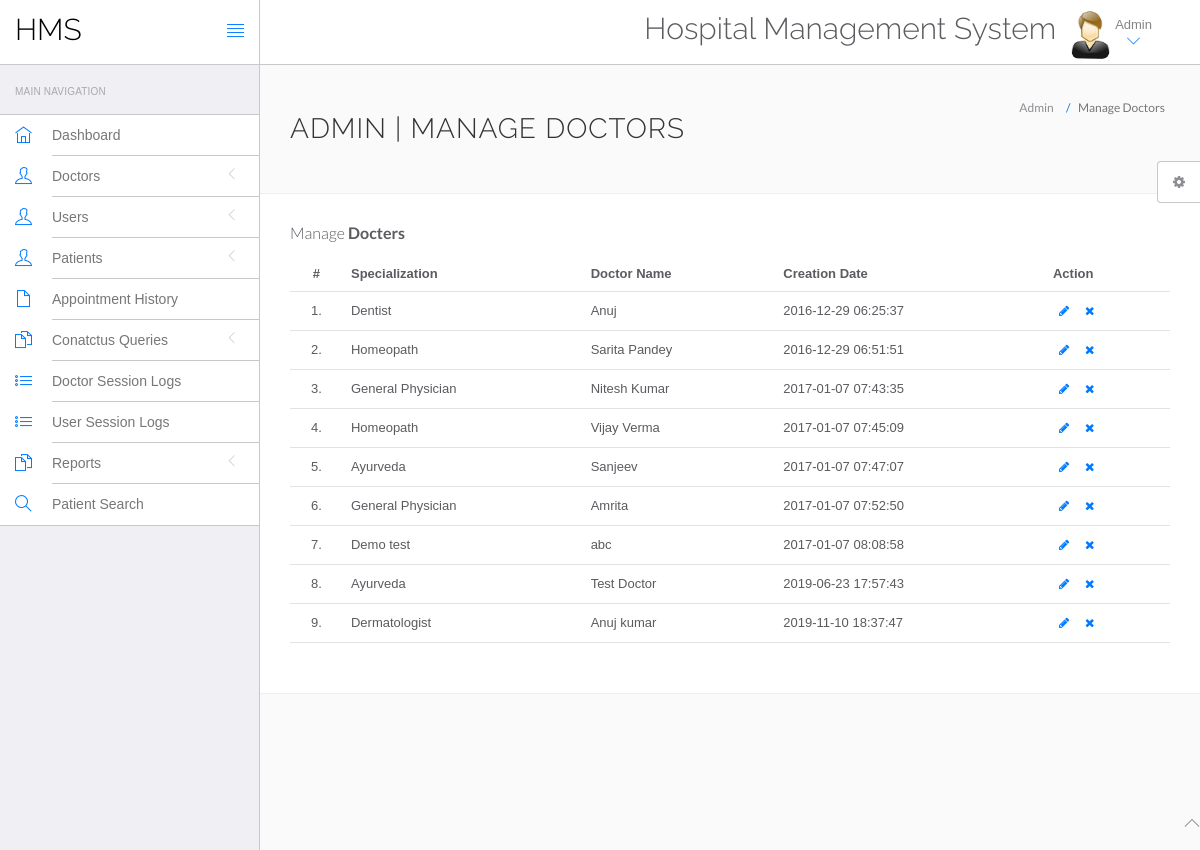
Before: /hospital/hms/admin/manage-doctors.php (signed in) with the older database file.
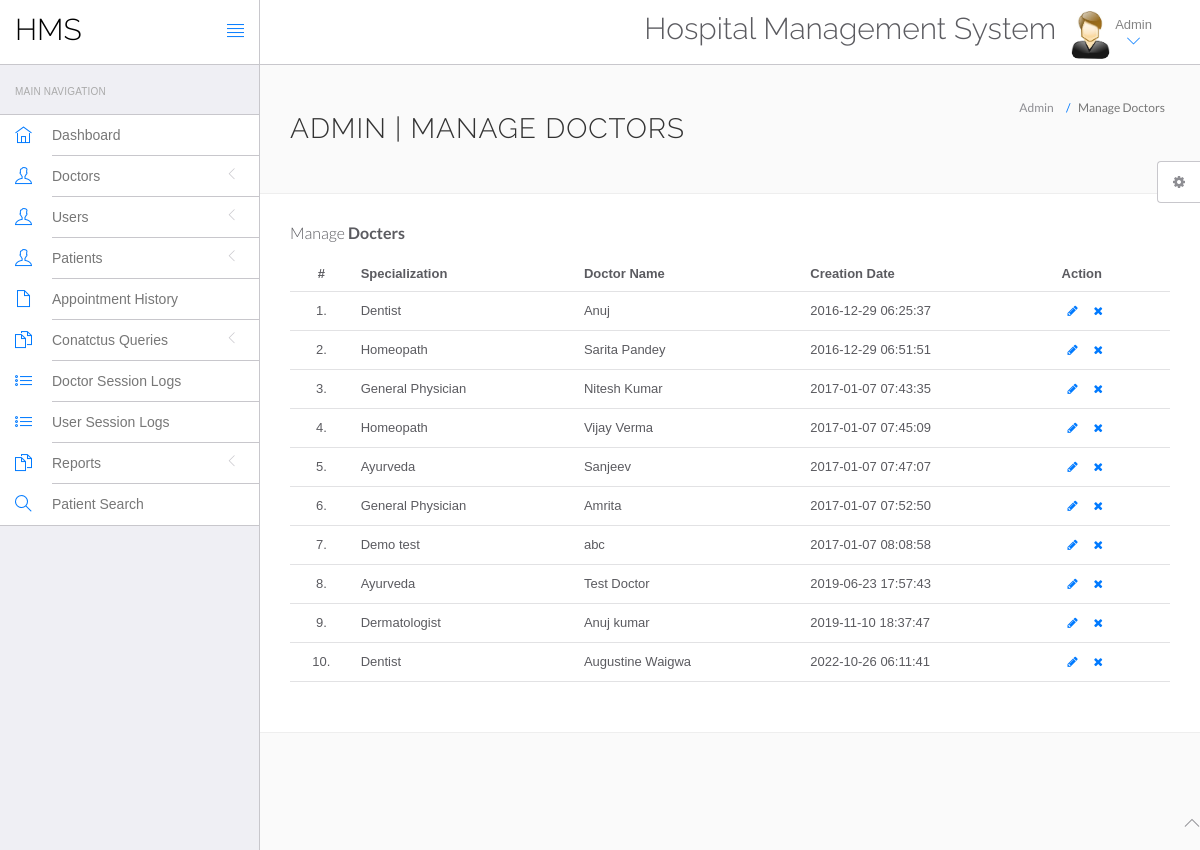
After: the same page with the newer database file.
### tables this page shows
CREATE TABLE `doctors` (
  `id` int(11) NOT NULL,
  `specilization` varchar(255) DEFAULT NULL,
  `doctorName` varchar(255) DEFAULT NULL,
  `address` longtext DEFAULT NULL,
  `docFees` varchar(255) DEFAULT NULL,
  `contactno` bigint(11) DEFAULT NULL,
  `docEmail` varchar(255) DEFAULT NULL,
  `password` varchar(255) DEFAULT NULL,
  `creationDate` timestamp NULL DEFAULT current_timestamp(),
  `updationDate` timestamp NULL DEFAULT NULL ON UPDATE current_timestamp()
);

### hospital/hms/admin/manage-doctors.php (the view, shortened to what this page needs)
<?php
include('include/config.php');
?>
<!DOCTYPE html>
<html lang="en">
	<head>
		<link rel="stylesheet" href="vendor/bootstrap/css/bootstrap.min.css">
		<link rel="stylesheet" href="vendor/fontawesome/css/font-awesome.min.css">
		<link rel="stylesheet" href="vendor/themify-icons/themify-icons.min.css">
		<link href="vendor/animate.css/animate.min.css" rel="stylesheet" media="screen">
		<link href="vendor/perfect-scrollbar/perfect-scrollbar.min.css" rel="stylesheet" media="screen">
		<link href="vendor/switchery/switchery.min.css" rel="stylesheet" media="screen">
		<link href="vendor/bootstrap-touchspin/jquery.bootstrap-touchspin.min.css" rel="stylesheet" media="screen">
		<link href="vendor/select2/select2.min.css" rel="stylesheet" media="screen">
		<link href="vendor/bootstrap-datepicker/bootstrap-datepicker3.standalone.min.css" rel="stylesheet" media="screen">
		<link href="vendor/bootstrap-timepicker/bootstrap-timepicker.min.css" rel="stylesheet" media="screen">
		<link rel="stylesheet" href="assets/css/styles.css">
		<link rel="stylesheet" href="assets/css/plugins.css">
		<link rel="stylesheet" href="assets/css/themes/theme-1.css" id="skin_color" />
	</head>
	<body>
		<div id="app">
<?php include('include/sidebar.php');?>
			<div class="app-content">
						<?php include('include/header.php');?>
				<div class="main-content" >
					<div class="wrap-content container" id="container">
						<section id="page-title">
							<div class="row">
								<div class="col-sm-8">
									<h1 class="mainTitle">Admin | Manage Doctors</h1>
																	</div>
								<ol class="breadcrumb">
									<li>
										<span>Admin</span>
									</li>
									<li class="active">
										<span>Manage Doctors</span>
									</li>
								</ol>
							</div>
						</section>
						<div class="container-fluid container-fullw bg-white">
									<div class="row">
								<div class="col-md-12">
									<h5 class="over-title margin-bottom-15">Manage <span class="text-bold">Docters</span></h5>
									<table class="table table-hover" id="sample-table-1">
										<thead>
											<tr>
												<th class="center">#</th>
												<th>Specialization</th>
												<th class="hidden-xs">Doctor Name</th>
												<th>Creation Date </th>
												<th>Action</th>
											</tr>
										</thead>
										<tbody>
<?php
$sql=mysqli_query($con,"select * from doctors");
$cnt=1;
while($row=mysqli_fetch_array($sql))
{
?>
											<tr>
												<td class="center"><?php echo $cnt;?>.</td>
												<td class="hidden-xs"><?php echo $row['specilization'];?></td>
												<td><?php echo $row['doctorName'];?></td>
												<td><?php echo $row['creationDate'];?>
												</td>
												<td >
												<div class="visible-md visible-lg hidden-sm hidden-xs">
							<a href="edit-doctor.php?id=<?php echo $row['id'];?>" class="btn btn-transparent btn-xs" tooltip-placement="top" tooltip="Edit"><i class="fa fa-pencil"></i></a>
	<a href="manage-doctors.php?id=<?php echo $row['id']?>&del=delete" onClick="return confirm('Are you sure you want to delete?')"class="btn btn-transparent btn-xs tooltips" tooltip-placement="top" tooltip="Remove"><i class="fa fa-times fa fa-white"></i></a>
												</div>
												</td>
											</tr>
											<?php
$cnt=$cnt+1;
											 }?>
										</tbody>
									</table>
								</div>
							</div>
								</div>
							</div>
						</div>
					</div>
				</div>
	<?php include('include/footer.php');?>
	<?php include('include/setting.php');?>
	</body>
</html>

Changed rows visible on the page:
added doctors: specilization "Dentist", doctorName "Augustine Waigwa", creationDate "2022-10-26 06:11:41"
